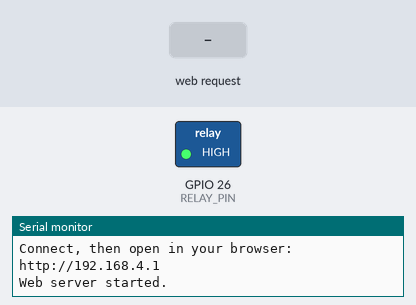
This sketch was run on a simulated ESP32. Parts: switched loads named in the sketch (green lamp = pin HIGH), the last lines printed to the serial monitor. Inputs (shaded band) come from the test bench.

Above: at 1.5 s.
1.6 s: HTTP request GET /toggle received
At 2.7 s:
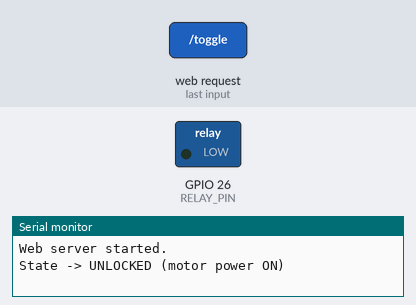
Timing chart, 0 to 4.6 s (numbered marks = the images above; inputs shaded):
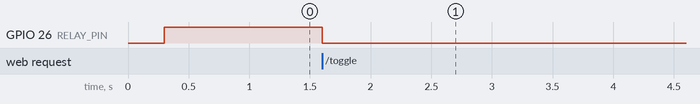

Measured:
- after the input at 1.6 s, GPIO 26 (RELAY_PIN): HIGH → LOW at once

The sketch:

relaymodule_esp32_lock_webserver.ino
```cpp
/*
  =====================================================================
  ESP32 Web-Controlled Lock System (Relay / Motor Power Cut-off)
  =====================================================================
  Hosts a tiny, plain, fast web page with ONE button:
    - Shows "LOCK  (Motor Power OFF)"  when currently UNLOCKED
    - Shows "UNLOCK (Motor Power ON)"  when currently LOCKED
  Tapping it toggles the relay instantly via AJAX (no page reload,
  so it feels fast on a phone).

  Relay wiring:
    Relay module IN  -> GPIO 26
    Relay module VCC -> 5V (or 3.3V if your module supports it)
    Relay module GND -> GND
    Motor power line routed through the relay's COM/NO (or COM/NC)
    contacts as appropriate for your setup.

  IMPORTANT — relay trigger type:
    Most cheap single-channel relay modules are ACTIVE-LOW
    (a LOW signal energizes the relay / closes the contact).
    This code assumes that. If your relay module is ACTIVE-HIGH
    instead, change RELAY_ACTIVE_LOW to false below — that's the
    only line you need to touch.

  WiFi:
    ESP32 creates its OWN WiFi hotspot (Access Point mode) — no router
    needed. Set the AP name/password below. Once powered on, connect
    your phone/PC to that WiFi network, then open the fixed IP address
    printed below (default AP IP is always 192.168.4.1).

  Safety default:
    On boot / reset / power loss recovery, the system starts LOCKED
    (motor power OFF) until someone explicitly unlocks it.
  =====================================================================
*/

#include <WiFi.h>
#include <WebServer.h>

// ---------------- WiFi Access Point credentials ----------------
const char* AP_SSID     = "ESP32-Lock";     // name shown in WiFi list
const char* AP_PASSWORD = "lock1234";       // min 8 chars, or use "" for open network

// ---------------- Relay configuration ----------------
#define RELAY_PIN         26
#define RELAY_ACTIVE_LOW  true   // set to false if your relay is active-HIGH

// ---------------- State ----------------
// true  = UNLOCKED (motor power ON)
// false = LOCKED   (motor power OFF)
bool isUnlocked = false;

WebServer server(80);

// ---------------- Relay helpers ----------------
void applyRelay() {
  bool energize = isUnlocked; // energize relay when unlocked (motor on)
  if (RELAY_ACTIVE_LOW) {
    digitalWrite(RELAY_PIN, energize ? LOW : HIGH);
  } else {
    digitalWrite(RELAY_PIN, energize ? HIGH : LOW);
  }
}

void setLocked() {
  isUnlocked = false;
  applyRelay();
  Serial.println("State -> LOCKED (motor power OFF)");
}

void setUnlocked() {
  isUnlocked = true;
  applyRelay();
  Serial.println("State -> UNLOCKED (motor power ON)");
}

// ---------------- Web page (plain, minimal, fast) ----------------
// Single button; JS fetch() call flips state without reloading the page.
const char PAGE_HTML[] PROGMEM = R"HTML(
<!DOCTYPE html>
<html>
<head>
<meta charset="utf-8">
<meta name="viewport" content="width=device-width, initial-scale=1">
<title>Lock Control</title>
<style>
  * { box-sizing: border-box; }
  html, body {
    height: 100%; margin: 0;
    background: #ffffff;
    display: flex; align-items: center; justify-content: center;
    font-family: Arial, Helvetica, sans-serif;
  }
  #btn {
    width: 80vw; max-width: 360px;
    height: 80vw; max-height: 360px;
    border-radius: 50%;
    border: none;
    font-size: 6vw;
    font-weight: bold;
    cursor: pointer;
    color: #ffffff;
    background: #444444;
    transition: background 0.15s ease;
  }
  #btn.locked   { background: #c0392b; } /* red   = locked / power off */
  #btn.unlocked { background: #27ae60; } /* green = unlocked / power on */
  #btn:active { opacity: 0.85; }
</style>
</head>
<body>
  <button id="btn" onclick="toggle()">...</button>

<script>
function render(unlocked) {
  var btn = document.getElementById('btn');
  if (unlocked) {
    btn.textContent = "UNLOCK\n(Motor Power ON)";
    btn.className = "unlocked";
  } else {
    btn.textContent = "LOCK\n(Motor Power OFF)";
    btn.className = "locked";
  }
}

function refresh() {
  fetch('/state').then(r => r.text()).then(t => render(t.trim() === "1"));
}

function toggle() {
  fetch('/toggle').then(r => r.text()).then(t => render(t.trim() === "1"));
}

refresh();
</script>
</body>
</html>
)HTML";

// ---------------- HTTP handlers ----------------
void handleRoot() {
  server.send_P(200, "text/html", PAGE_HTML);
}

void handleState() {
  server.send(200, "text/plain", isUnlocked ? "1" : "0");
}

void handleToggle() {
  if (isUnlocked) {
    setLocked();
  } else {
    setUnlocked();
  }
  server.send(200, "text/plain", isUnlocked ? "1" : "0");
}

void handleNotFound() {
  server.send(404, "text/plain", "Not found");
}

// ---------------- Setup ----------------
void setup() {
  Serial.begin(115200);
  delay(300);

  pinMode(RELAY_PIN, OUTPUT);
  setLocked(); // safe default on boot: motor power OFF

  WiFi.mode(WIFI_AP);
  WiFi.softAP(AP_SSID, AP_PASSWORD);

  IPAddress apIP = WiFi.softAPIP();
  Serial.println("Access Point started.");
  Serial.print("WiFi name: ");
  Serial.println(AP_SSID);
  Serial.print("Connect, then open in your browser: http://");
  Serial.println(apIP);

  server.on("/", handleRoot);
  server.on("/state", handleState);
  server.on("/toggle", handleToggle);
  server.onNotFound(handleNotFound);

  server.begin();
  Serial.println("Web server started.");
}

// ---------------- Loop ----------------
void loop() {
  server.handleClient();
}
```
